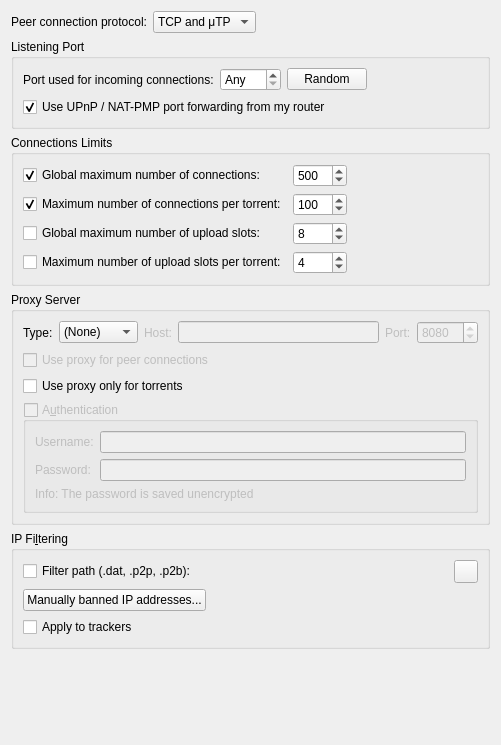
          <widget class="QWidget" name="scrollAreaWidgetContents_3">
           <property name="geometry">
            <rect>
             <x>0</x>
             <y>0</y>
             <width>501</width>
             <height>745</height>
            </rect>
           </property>
           <layout class="QVBoxLayout" name="verticalLayout_20">
            <item>
             <layout class="QHBoxLayout" name="horizontalLayout_12">
              <item>
               <widget class="QLabel" name="label_24">
                <property name="text">
                 <string>Peer connection protocol:</string>
                </property>
               </widget>
              </item>
              <item>
               <widget class="QComboBox" name="comboProtocol">
                <item>
                 <property name="text">
                  <string>TCP and μTP</string>
                 </property>
                </item>
                <item>
                 <property name="text">
                  <string notr="true">TCP</string>
                 </property>
                </item>
                <item>
                 <property name="text">
                  <string notr="true">μTP</string>
                 </property>
                </item>
               </widget>
              </item>
              <item>
               <spacer name="horizontalSpacer_23">
                <property name="orientation">
                 <enum>Qt::Horizontal</enum>
                </property>
                <property name="sizeHint" stdset="0">
                 <size>
                  <width>40</width>
                  <height>20</height>
                 </size>
                </property>
               </spacer>
              </item>
             </layout>
            </item>
            <item>
             <widget class="QGroupBox" name="ListeningPortBox">
              <property name="title">
               <string>Listening Port</string>
              </property>
              <layout class="QVBoxLayout" name="listeningPortLayout">
               <item>
                <layout class="QHBoxLayout" name="listeningPortLayout2">
                 <item>
                  <widget class="QLabel" name="lbl_ports">
                   <property name="text">
                    <string>Port used for incoming connections:</string>
                   </property>
                  </widget>
                 </item>
                 <item>
                  <widget class="QSpinBox" name="spinPort">
                   <property name="toolTip">
                    <string>Set to 0 to let your system pick an unused port</string>
                   </property>
                   <property name="specialValueText">
                    <string>Any</string>
                   </property>
                   <property name="maximum">
                    <number>65535</number>
                   </property>
                  </widget>
                 </item>
                 <item>
                  <widget class="QPushButton" name="randomButton">
                   <property name="text">
                    <string>Random</string>
                   </property>
                  </widget>
                 </item>
                 <item>
                  <spacer name="horizontalSpacer_4">
                   <property name="orientation">
                    <enum>Qt::Horizontal</enum>
                   </property>
                   <property name="sizeHint" stdset="0">
                    <size>
                     <width>40</width>
                     <height>20</height>
                    </size>
                   </property>
                  </spacer>
                 </item>
                </layout>
               </item>
               <item>
                <widget class="QCheckBox" name="checkUPnP">
                 <property name="text">
                  <string>Use UPnP / NAT-PMP port forwarding from my router</string>
                 </property>
                 <property name="checked">
                  <bool>true</bool>
                 </property>
                </widget>
               </item>
              </layout>
             </widget>
            </item>
            <item>
             <widget class="QGroupBox" name="nbConnecBox">
              <property name="title">
               <string>Connections Limits</string>
              </property>
              <layout class="QGridLayout" name="gridLayout">
               <item row="3" column="1">
                <widget class="QSpinBox" name="spinMaxUploadsPerTorrent">
                 <property name="maximum">
                  <number>500</number>
                 </property>
                 <property name="value">
                  <number>4</number>
                 </property>
                </widget>
               </item>
               <item row="1" column="0">
                <widget class="QCheckBox" name="checkMaxConnectionsPerTorrent">
                 <property name="text">
                  <string>Maximum number of connections per torrent:</string>
                 </property>
                 <property name="checked">
                  <bool>true</bool>
                 </property>
                </widget>
               </item>
               <item row="0" column="0">
                <widget class="QCheckBox" name="checkMaxConnections">
                 <property name="text">
                  <string>Global maximum number of connections:</string>
                 </property>
                 <property name="checked">
                  <bool>true</bool>
                 </property>
                </widget>
               </item>
               <item row="0" column="1">
                <widget class="QSpinBox" name="spinMaxConnec">
                 <property name="enabled">
                  <bool>true</bool>
                 </property>
                 <property name="minimum">
                  <number>2</number>
                 </property>
                 <property name="maximum">
                  <number>2000</number>
                 </property>
                 <property name="value">
                  <number>500</number>
                 </property>
                </widget>
               </item>
               <item row="1" column="1">
                <widget class="QSpinBox" name="spinMaxConnecPerTorrent">
                 <property name="minimum">
                  <number>2</number>
                 </property>
                 <property name="maximum">
                  <number>2000</number>
                 </property>
                 <property name="value">
                  <number>100</number>
                 </property>
                </widget>
               </item>
               <item row="3" column="0">
                <widget class="QCheckBox" name="checkMaxUploadsPerTorrent">
                 <property name="text">
                  <string>Maximum number of upload slots per torrent:</string>
                 </property>
                </widget>
               </item>
               <item row="2" column="0">
                <widget class="QCheckBox" name="checkMaxUploads">
                 <property name="text">
                  <string>Global maximum number of upload slots:</string>
                 </property>
                </widget>
               </item>
               <item row="2" column="1">
                <widget class="QSpinBox" name="spinMaxUploads">
                 <property name="maximum">
                  <number>2000</number>
                 </property>
                 <property name="value">
                  <number>8</number>
                 </property>
                </widget>
               </item>
               <item row="0" column="2">
                <spacer name="horizontalSpacer_3">
                 <property name="orientation">
                  <enum>Qt::Horizontal</enum>
                 </property>
                 <property name="sizeHint" stdset="0">
                  <size>
                   <width>40</width>
                   <height>20</height>
                  </size>
                 </property>
                </spacer>
               </item>
              </layout>
             </widget>
            </item>
            <item>
             <widget class="QGroupBox" name="groupProxy">
              <property name="enabled">
               <bool>true</bool>
              </property>
              <property name="title">
               <string>Proxy Server</string>
              </property>
              <layout class="QVBoxLayout" name="verticalLayout_29">
               <item>
                <layout class="QHBoxLayout" name="proxyTypeLayout">
                 <item>
                  <widget class="QLabel" name="ProxyType_lbl">
                   <property name="text">
                    <string>Type:</string>
                   </property>
                  </widget>
                 </item>
                 <item>
                  <widget class="QComboBox" name="comboProxyType">
                   <item>
                    <property name="text">
                     <string>(None)</string>
                    </property>
                   </item>
                   <item>
                    <property name="text">
                     <string>SOCKS4</string>
                    </property>
                   </item>
                   <item>
                    <property name="text">
                     <string>SOCKS5</string>
                    </property>
                   </item>
                   <item>
                    <property name="text">
                     <string>HTTP</string>
                    </property>
                   </item>
                  </widget>
                 </item>
                 <item>
                  <widget class="QLabel" name="lblProxyIP">
                   <property name="enabled">
                    <bool>false</bool>
                   </property>
                   <property name="text">
                    <string>Host:</string>
                   </property>
                  </widget>
                 </item>
                 <item>
                  <widget class="QLineEdit" name="textProxyIP">
                   <property name="enabled">
                    <bool>false</bool>
                   </property>
                  </widget>
                 </item>
                 <item>
                  <widget class="QLabel" name="lblProxyPort">
                   <property name="enabled">
                    <bool>false</bool>
                   </property>
                   <property name="text">
                    <string>Port:</string>
                   </property>
                  </widget>
                 </item>
                 <item>
                  <widget class="QSpinBox" name="spinProxyPort">
                   <property name="enabled">
                    <bool>false</bool>
                   </property>
                   <property name="minimum">
                    <number>1</number>
                   </property>
                   <property name="maximum">
                    <number>65535</number>
                   </property>
                   <property name="value">
                    <number>8080</number>
                   </property>
                  </widget>
                 </item>
                </layout>
               </item>
               <item>
                <widget class="QCheckBox" name="checkProxyPeerConnections">
                 <property name="enabled">
                  <bool>false</bool>
                 </property>
                 <property name="toolTip">
                  <string>Otherwise, the proxy server is only used for tracker connections</string>
                 </property>
                 <property name="text">
                  <string>Use proxy for peer connections</string>
                 </property>
                </widget>
               </item>
               <item>
                <widget class="QCheckBox" name="isProxyOnlyForTorrents">
                 <property name="toolTip">
                  <string>RSS feeds, search engine, software updates or anything else other than torrent transfers and related operations (such as peer exchanges) will use a direct connection</string>
                 </property>
                 <property name="text">
                  <string>Use proxy only for torrents</string>
                 </property>
                 <property name="checked">
                  <bool>false</bool>
                 </property>
                </widget>
               </item>
               <item>
                <widget class="QGroupBox" name="checkProxyAuth">
                 <property name="enabled">
                  <bool>false</bool>
                 </property>
                 <property name="title">
                  <string>A&amp;uthentication</string>
                 </property>
                 <property name="checkable">
                  <bool>true</bool>
                 </property>
                 <property name="checked">
                  <bool>false</bool>
                 </property>
                 <layout class="QVBoxLayout" name="verticalLayout_24">
                  <item>
                   <layout class="QGridLayout" name="gridLayout_12">
                    <item row="0" column="0">
                     <widget class="QLabel" name="lblProxyUsername">
                      <property name="text">
                       <string>Username:</string>
                      </property>
                     </widget>
                    </item>
                    <item row="0" column="1">
                     <widget class="QLineEdit" name="textProxyUsername"/>
                    </item>
                    <item row="1" column="0">
                     <widget class="QLabel" name="lblProxyPassword">
                      <property name="text">
                       <string>Password:</string>
                      </property>
                     </widget>
                    </item>
                    <item row="1" column="1">
                     <widget class="QLineEdit" name="textProxyPassword">
                      <property name="echoMode">
                       <enum>QLineEdit::Password</enum>
                      </property>
                     </widget>
                    </item>
                   </layout>
                  </item>
                  <item>
                   <widget class="QLabel" name="label_23">
                    <property name="text">
                     <string>Info: The password is saved unencrypted</string>
                    </property>
                   </widget>
                  </item>
                 </layout>
                </widget>
               </item>
              </layout>
             </widget>
            </item>
            <item>
             <widget class="QGroupBox" name="groupIPFilter">
              <property name="title">
               <string>IP Fi&amp;ltering</string>
              </property>
              <layout class="QVBoxLayout" name="verticalLayout_17">
               <item>
                <layout class="QHBoxLayout" name="horizontalLayout_11">
                 <item>
                  <widget class="QCheckBox" name="checkIPFilter">
                   <property name="text">
                    <string>Filter path (.dat, .p2p, .p2b):</string>
                   </property>
                  </widget>
                 </item>
                 <item>
                  <widget class="FileSystemPathLineEdit" name="textFilterPath" native="true"/>
                 </item>
                 <item>
                  <widget class="QToolButton" name="IpFilterRefreshBtn">
                   <property name="toolTip">
                    <string>Reload the filter</string>
                   </property>
                  </widget>
                 </item>
                </layout>
               </item>
               <item>
                <widget class="QPushButton" name="banListButton">
                 <property name="sizePolicy">
                  <sizepolicy hsizetype="Fixed" vsizetype="Fixed">
                   <horstretch>0</horstretch>
                   <verstretch>0</verstretch>
                  </sizepolicy>
                 </property>
                 <property name="text">
                  <string>Manually banned IP addresses...</string>
                 </property>
                </widget>
               </item>
               <item>
                <widget class="QCheckBox" name="checkIpFilterTrackers">
                 <property name="text">
                  <string>Apply to trackers</string>
                 </property>
                </widget>
               </item>
              </layout>
             </widget>
            </item>
            <item>
             <spacer name="verticalSpacer_3">
              <property name="orientation">
               <enum>Qt::Vertical</enum>
              </property>
              <property name="sizeHint" stdset="0">
               <size>
                <width>20</width>
                <height>40</height>
               </size>
              </property>
             </spacer>
            </item>
           </layout>
          </widget>
